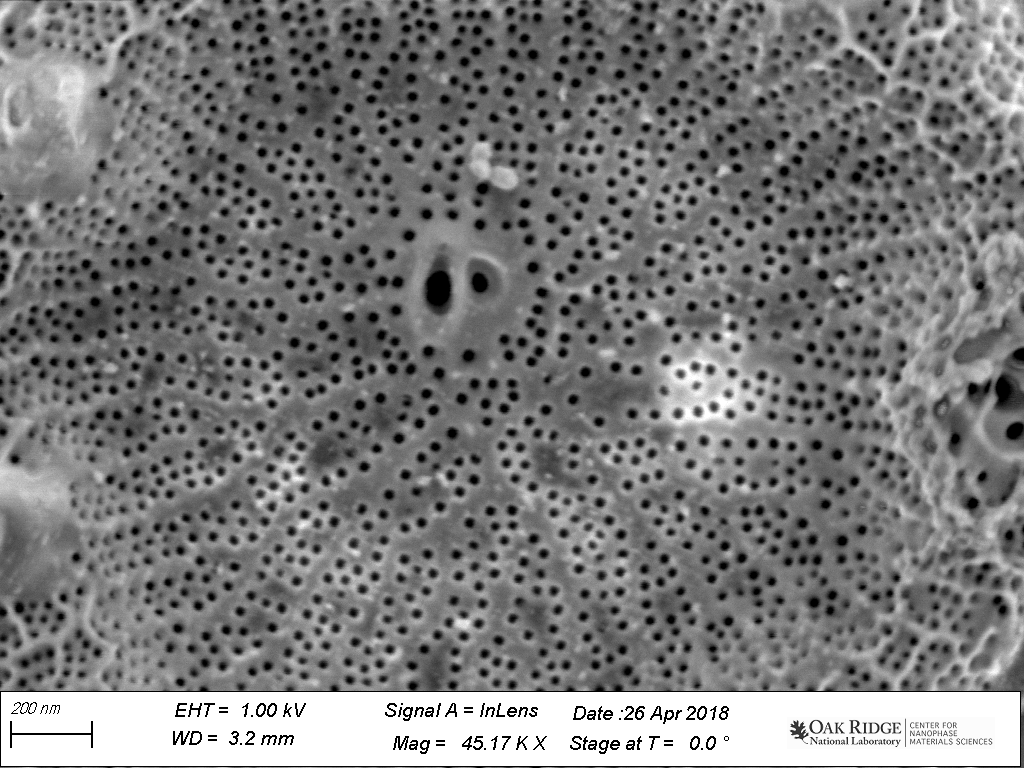
#> input picture work/CNMS/Wild006.tif, 1024 x 768 px, found by its file name
$ jupyter execute --allow-errors 'CNMS Task 1.ipynb'
#> lines starting #> are read from the running program, lines starting #| are printed output that depends on the picture; after the words box and inside, x2 and y2 are one past the last pixel; in counts of white or black regions, pixels touching at a corner belong together
[cell 1]
from PIL import Image
im = Image.open('Wild006.tif');
#> im is the input picture: PIL image 1024x768 P; min 0, max 255, mean 123.4
width, height=im.size
#> width = 1024; height = 768
area = (150, 0, width-210, height-90 )
#> area = (150, 0, 814, 678)
im = im.crop(area)
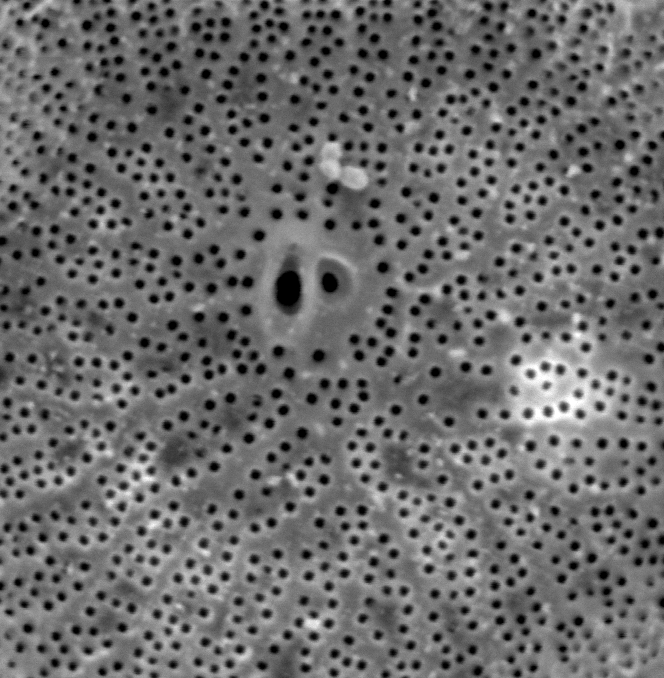
#> im: PIL image 664x678 P; min 0, max 255, mean 107.4

im.save('cropped_Wild006.tif')
#im.show()

import matplotlib.pyplot as plt
import matplotlib.image as mpimg
import numpy as np
img=mpimg.imread('cropped_Wild006.tif')
imgplot = plt.imshow(img)

[cell 2]
lum_img = img[:,:,0]
imgplot2 = plt.imshow(lum_img)
#imgplot.set_cmap('jet')
img_flat = img[:,:,0]
print(np.shape(img))
#| (678, 664, 4)
print(np.shape(lum_img))
#| (678, 664)

#> (a cell that did not finish here is left out)

[cell 4]
import cv2
img2 = cv2.imread('cropped_Wild052.tif', 0)
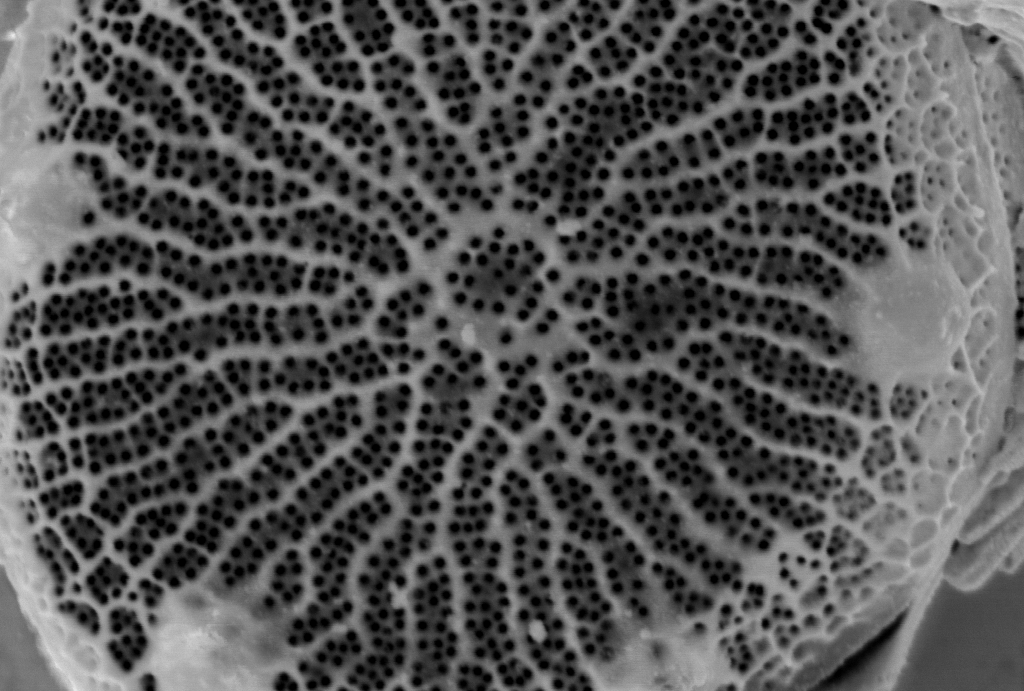
#> input picture work/CNMS/testing thresholds, blurs/cropped_Wild052.tif, 1024 x 691 px
#> img2 is the input picture: shape (691, 1024); min 0, max 234, mean 83.7
ret,th= cv2.threshold(img2,0,255,cv2.THRESH_BINARY+cv2.THRESH_OTSU)
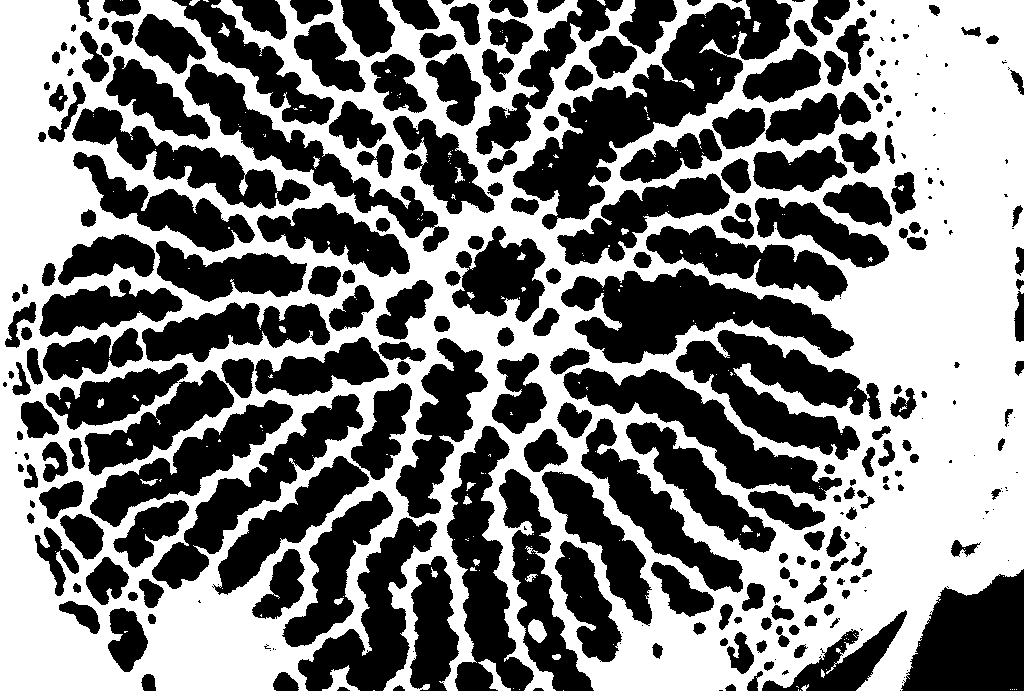
#> th: shape (691, 1024); 49.2% white; 205 white regions (172 under 20 px), largest, box (x1, y1, x2, y2) and area: (0, 0, 1024, 691) 345186, (322, 665, 360, 691) 392, (478, 659, 511, 691) 339
#> ret = 84
print(ret)
#| 84.0

[cell 5]
from skimage.morphology import skeletonize
skeleton = skeletonize(lum_img)
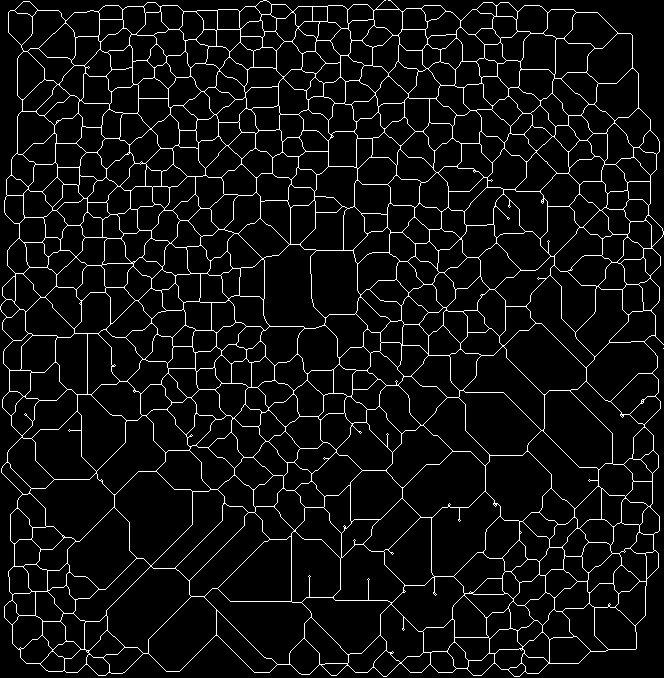
#> skeleton: shape (678, 664) bool; 6.1% white in thin lines or dots
ax = plt.subplot()
ax.imshow(skeleton, cmap='binary', interpolation= 'sinc')
plt.show()

[cell 6]
#overlaying the 2 images
img2=mpimg.imread('cropped_Wild052.tif')
#> img2: shape (691, 1024, 4)
imgplot2 = plt.imshow(img2, alpha= .9)

ax2 = plt.subplot()
ax2.imshow(skeleton, cmap='CMRmap', interpolation='sinc', alpha=0.3)
plt.show()
